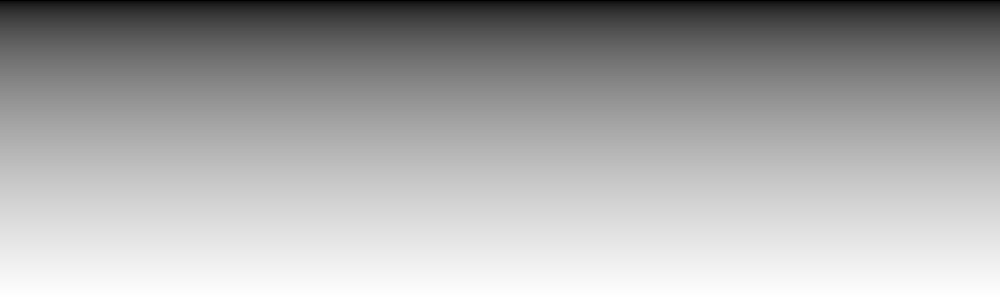

The script that saved this image:
from PIL import Image
import math

width, height = 1000, 300
img = Image.new("RGBA", (width, height))

for y in range(height):
	t = y / (height - 1)
	ny = t ** (0.5)
	alpha = int(255 * (1 - ny))
	color = (0, 0, 0, alpha)
	for x in range(width):
		img.putpixel((x, y), color)

img.save("shadow.png")
print("Saved shadow.png")
